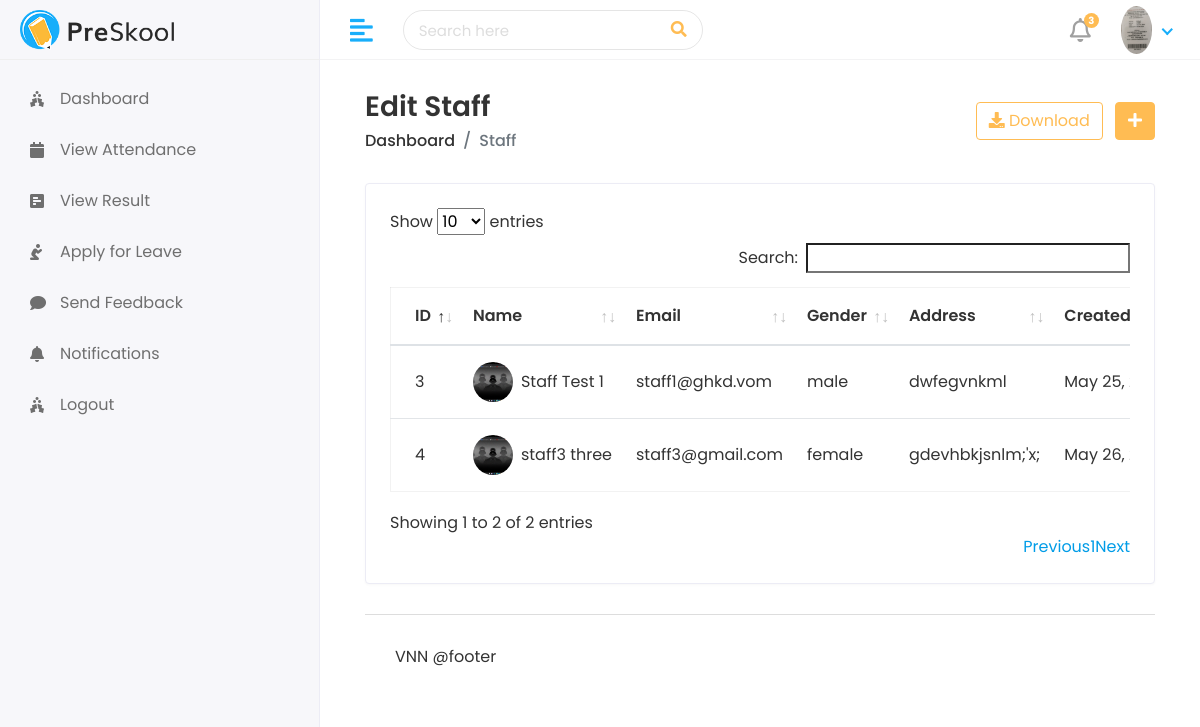
Page /hod/staff/view (signed in) on the committed database.
### app/models.py (models this page shows, shortened)
class CustomUser(AbstractUser):
    USER=(
        ('1', 'HOD'),
        ('2', 'STAFF'),
        ('3', 'STUDENT'),
    )
    user_type = models.CharField(choices=USER, max_length=60,default=1)
    profilePicture= models.ImageField(upload_to='media/profilePicture')

class Staff(models.Model):
    admin = models.OneToOneField(CustomUser, on_delete = models.CASCADE)
    address = models.TextField()
    gender = models.CharField(max_length=100)
    created_at= models.DateTimeField(auto_now_add=True)
    updated_at= models.DateTimeField(auto_now=True)

### project/hod_views.py (the view)
# urls.py: path('hod/staff/view', hod_views.view_staff, name='view_staff'),
@login_required(login_url="/")
def view_staff(request):
    staff = Staff.objects.all()
    context ={
        'staff': staff,
    }
    return render(request, 'hod/view_staff.html',context)

### templates/hod/view_staff.html (shortened to what this page needs)
{% extends 'base.html' %}
{% block content %}
<div class="content container-fluid">
    <div class="page-header">
       <div class="row align-items-center">
          <div class="col">
             <h3 class="page-title">Edit Staff</h3>
             <ul class="breadcrumb">
                <li class="breadcrumb-item"><a href="index.html">Dashboard</a></li>
                <li class="breadcrumb-item active">Staff</li>
             </ul>
          </div>
          <div class="col-auto text-right float-right ml-auto">
             <a href="#" class="btn btn-outline-primary mr-2"><i class="fas fa-download"></i> Download</a>
             <a href="add_student.html" class="btn btn-primary"><i class="fas fa-plus"></i></a>
          </div>
       </div>
    </div>
    <div class="row">
       <div class="col-sm-12">
          <div class="card card-table">
             <div class="card-body">
                <div class="table-responsive">
                   <table id="table_id" class="table table-hover table-center mb-0">
                      <thead>
                         <tr>
                            <th>ID</th>
                            <th>Name</th>
                            <th>Email</th>
                            <th>Gender</th>
                            <th>Address</th>
                            <th>Created At</th>
                         </tr>
                      </thead>
                      <tbody>
                        {% for i in staff %}
                         <tr>
                            <td>{{i.id}}</td>
                            <td>
                               <h2 class="table-avatar">
                                  <a href="student-details.html" class="avatar avatar-sm mr-2"><img class="avatar-img rounded-circle" src="/{{i.admin.profilePicture}}" alt="User Image"></a>
                                  <a href="student-details.html">{{i.admin.first_name}} {{i.admin.last_name}}</a>
                               </h2>
                            </td>
                            <td>{{i.admin.email}}</td>
                            <td>{{i.gender}}</td>
                            <td>{{i.address}}</td>
                            <td>{{i.created_at}}</td>
                         </tr>
                         {% endfor %}
                      </tbody>
                   </table>
                </div>
             </div>
          </div>
       </div>
    </div>
{% endblock %}

### templates/base.html (shortened to what this page needs)
<!DOCTYPE html>
{% load static %}
<html lang="en">
   <head>
      <link rel="stylesheet" href="{% static 'assets/plugins/bootstrap/css/bootstrap.min.css' %}">
      <link rel="stylesheet" href="{% static 'assets/plugins/fontawesome/css/fontawesome.min.css' %}">
      <link rel="stylesheet" href="{% static 'assets/plugins/fontawesome/css/all.min.css' %}">
      <link rel="stylesheet" href="{% static 'assets/css/style.css' %}">
       <link rel="stylesheet" href="{% static 'assets/plugins/datatables/datatables.min.css' %}">
   </head>
   <body>
      <div class="main-wrapper">
         <div class="header">
            <div class="header-left">
               <a href="index.html" class="logo">
               <img src="{% static 'assets/img/logo.png' %}" alt="Logo">
               </a>
            </div>
            <a href="javascript:void(0);" id="toggle_btn">
            <i class="fas fa-align-left"></i>
            </a>
            <div class="top-nav-search">
               <form>
                  <input type="text" class="form-control" placeholder="Search here">
                  <button class="btn" type="submit"><i class="fas fa-search"></i></button>
               </form>
            </div>
            <ul class="nav user-menu">
               <li class="nav-item dropdown noti-dropdown">
                  <a href="#" class="dropdown-toggle nav-link" data-toggle="dropdown">
                  <i class="far fa-bell"></i> <span class="badge badge-pill">3</span>
                  </a>
               </li>
               <li class="nav-item dropdown has-arrow">
                  <a href="#" class="dropdown-toggle nav-link" data-toggle="dropdown">
                  <span class="user-img"><img class="rounded-circle" src="\{{user.profilePicture}}" width="31" alt="{{user.first_name}}"></span>
                  </a>
               </li>
            </ul>
         </div>
         {% load active_link_tags %}
         <div class="sidebar" id="sidebar">
            <div class="sidebar-inner slimscroll">
               <div id="sidebar-menu" class="sidebar-menu">
                  {% if user.user_type == '1' %}
                  <ul>
                     <li class="menu-title">
                        <span>Main Menu</span>
                     </li>
                     <li class = "{% active_link 'hod_home' 'active' %}">
                        <a href="{% url 'hod_home'  %}"><i class="fas fa-holly-berry"></i> <span>Dashboard</span></a>
                     </li>
                     <li class="submenu {% active_link 'add-student' 'active' %} {% active_link 'view_student' 'active' %}">
                        <a href="#"><i class="fas fa-user-graduate"></i> <span> Students</span> <span class="menu-arrow"></span></a>
                        <ul>
                           <li><a href="{% url 'view_student' %}">Student View</a></li>
                           <li><a href="{% url 'add_student' %}">Student Add</a></li>
                        </ul>
                     </li>
                     <li class="submenu {% active_link 'view_staff' 'active' %} {% active_link 'add_staff' 'active' %}">
                        <a href="#"><i class="fas fa-chalkboard-teacher"></i> <span> Staff </span> <span class="menu-arrow"></span></a>
                        <ul>
                           <li><a href="{% url 'view_staff' %}">Staff View</a></li>
                           <li><a href="{% url 'add_staff' %}">Staff Add</a></li>
                        </ul>
                     </li>
                     <li class="submenu {% active_link 'view_course' 'active' %} {% active_link 'add_course' 'active' %}">
                        <a href="#"><i class="fas fa-building"></i> <span> Course </span> <span class="menu-arrow"></span></a>
                        <ul>
                           <li><a href="{% url 'view_course' %}">Course View</a></li>
                           <li><a href="{% url 'add_course' %}">Course Add</a></li>
                        </ul>
                     </li>
                     <li class="submenu {% active_link 'view_subject' 'active' %} {% active_link 'add_subject' 'active' %}">
                        <a href="#"><i class="fas fa-book-reader"></i> <span> Subjects</span> <span class="menu-arrow"></span></a>
                        <ul>
                           <li><a href="{% url 'view_subject' %}">Subject View</a></li>
                           <li><a href="{% url 'add_subject' %}">Subject Add</a></li>
                        </ul>
                     </li>
                     <li class="submenu {% active_link 'view_session' 'active' %} {% active_link 'add_session' 'active' %}">
                        <a href="#"><i class="fas fa-book-reader"></i> <span> Sessions </span> <span class="menu-arrow"></span></a>
                        <ul>
                           <li><a href="{% url 'view_session' %}">Session View</a></li>
                           <li><a href="{% url 'add_session' %}">Session Add</a></li>
                        </ul>
                     </li>
                     <li>
                     <a href="{% url 'staff_send_notification' %}"><i class="fas fa-holly-berry"></i> <span>Send Staff notification</span></a>
                     </li>
                     <li>
                     <a href="{% url 'student_send_notification' %}"><i class="fas fa-holly-berry"></i> <span>Send Student notification</span></a>
                     </li>
                     <li>
                        <a href="{% url 'staff_feedback_reply_save' %}"><i class="fas fa-holly-berry"></i> <span>Staff Feedback</span></a>
                        </li>
                     <li>
                     <a href="holiday.html"><i class="fas fa-holly-berry"></i> <span>Student Feedback</span></a>
                     </li>
                     <li>
                     <a href="{% url 'staff_leave_view' %}"><i class="fas fa-holly-berry"></i> <span>Staff Leave</span></a>
                     </li>
                     <li>
                     <a href="{% url 'student_leave_view' %}"><i class="fas fa-holly-berry"></i> <span>Student Leave</span></a>
                     </li>
                     <li>
                     <a href="holiday.html"><i class="fas fa-holly-berry"></i> <span>Logout</span></a>
                     </li>
                  </ul>
                  {% else %}
                  <ul>
                     <li class = "{% active_link 'student_home' 'active' %}">
                        <a href="{% url 'student_home'  %}"><i class="fas fa-holly-berry"></i> <span>Dashboard</span></a>
                     </li>
                     <li class="{% active_link 'student_view_attendance' 'active' %}">
                        <a href="#"><i class="fas fa-calendar"></i> <span>View Attendance</span></a>
                     </li>
                     <li class="{% active_link 'student_view_result' 'active' %}">
                        <a href="#"><i class="fas fa-poll-h"></i> <span>View Result</span></a>
                     </li>
                     <li class="{% active_link 'student_leave' 'active' %}">
                        <a href="{% url 'student_leave'  %}"><i class="fas fa-pray"></i> <span>Apply for Leave</span></a>
                     </li>
                     <li class="{% active_link 'student_feedback' 'active' %}">
                        <a href="#"><i class="fas fa-comment"></i> <span>Send Feedback</span></a>
                     </li>
                     <li class="{% active_link 'student_notification' 'active' %}">
                        <a href="{% url 'student_notification' %}"><i class="fas fa-bell"></i> <span>Notifications</span></a>
                     </li>
                     <li class="{% active_link 'logout' 'active' %}">
                        <a href="#"><i class="fas fa-holly-berry"></i> <span>Logout</span></a>
                     </li>
                  </ul>
                  {% endif %}
               </div>
            </div>
         </div>
         <div class="page-wrapper">
            <div class="content container-fluid">
            {% block content %}
            {% endblock %}
            <footer>
               <p>VNN @footer</p>
            </footer>
         </div>
      </div>
   </body>
</html>

### rows in the picture
CustomUser: profilePicture (picture)
Staff: id "3", admin.profilePicture (picture), admin.first_name "Staff", admin.last_name "Test 1", admin.email "staff1@ghkd.vom", gender "male", address "dwfegvnkml", created_at "May 25,…"
Staff: id "4", admin.profilePicture (picture), admin.first_name "staff3", admin.last_name "three", admin.email "staff3@gmail.com", gender "female", address "gdevhbkjsnlm;'x;", created_at "May 26,…"
